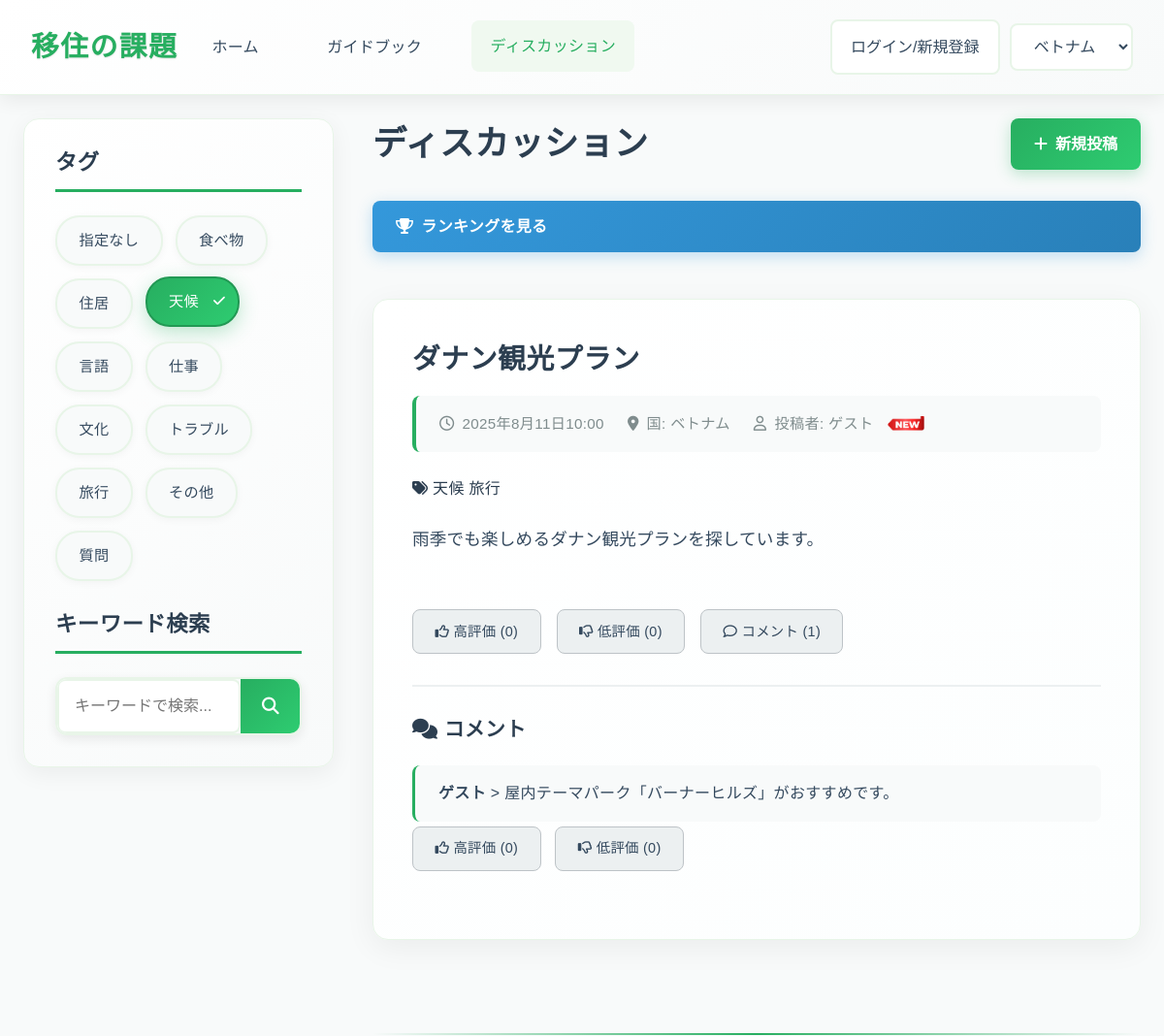
/discussions/?tag=4 (upper part), run on an earlier commit of the app's database.
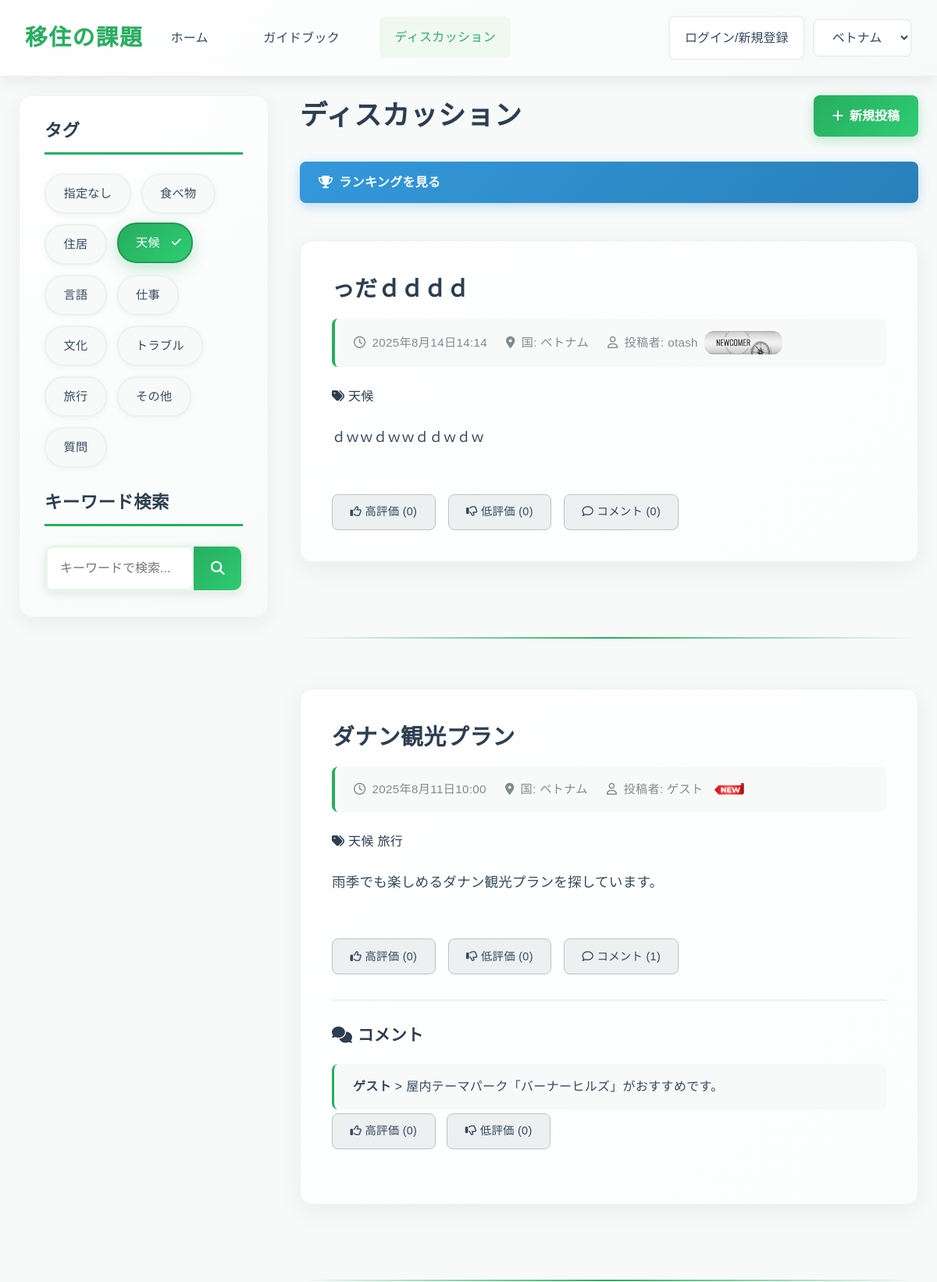
And on a later commit of the database.
### app1/models.py (models this page shows, shortened)
class Tags(models.Model):
    name=models.CharField(max_length=43,unique=True)

class  Article(models.Model):
    id=models.UUIDField(primary_key=True,default=uuid.uuid4,editable=False)
    title=models.TextField(verbose_name="title")
    country=models.TextField(verbose_name="country")
    user_name=models.TextField(default="ゲスト",verbose_name="user_name")
    body=models.TextField(verbose_name="content")
    tag=models.ManyToManyField('Tags',verbose_name="tag",null=False,blank=False)
    picture=models.ImageField(upload_to="app1/picture/",null=True,blank=True,verbose_name="picture")
    created=models.DateTimeField(auto_now_add=True,verbose_name="created_date_time")
    edited=models.DateTimeField(auto_now_add=True,verbose_name="edited_date_time")
    likes=models.IntegerField(default=0,verbose_name="likes_count")
    dislikes=models.IntegerField(default=0,verbose_name="dislikes_count")
    comments=models.IntegerField(default=0,verbose_name="comments_count")
    score=models.IntegerField(default=0,verbose_name="score")

class Comment(models.Model):
    id=models.UUIDField(primary_key=True,default=uuid.uuid4,editable=False)
    article_id=models.ForeignKey(Article,verbose_name="ArticleID",on_delete=models.CASCADE)
    user_name=models.TextField(default="ゲスト",verbose_name="user_name")
    body=models.TextField(verbose_name="comment")
    created=models.DateTimeField(auto_now_add=True,verbose_name="created_date_time")
    likes=models.IntegerField(default=0,verbose_name="likes_count")
    dislikes=models.IntegerField(default=0,verbose_name="dislikes_count")

### app1/views.py (the view, shortened to what this page needs)
class DiscussionsView(View):
    def get(self, request):
        form = ArticleModelForm()
        tag_id = request.GET.getlist('tag')
        keyword = request.GET.get('q')
        articles = Article.objects.all().order_by("-created")
        if tag_id:
            for tid in tag_id:
                articles = articles.filter(tag__id=tid)
            articles = articles.distinct()
        if keyword:
            articles = articles.filter(Q(title__icontains=keyword) | Q(body__icontains=keyword))
        for article in articles:
            try:
                if article.user_name != "ゲスト":
                    user_obj = UserName.objects.get(user_name=article.user_name)
                    score = user_obj.score
                    if score < 5:
                        article.rank1_user = True
                    elif 5 <= score < 15:
                        article.rank2_user = True
                    elif 15 <= score < 100:
                        article.rank3_user = True
                    elif 100 <= score < 500:
                        article.rank4_user = True
                    elif 500 <= score < 2000:
                        article.rank5_user = True
                    elif 2000 <= score < 5000:
                        article.rank6_user = True
                    elif 5000 <= score < 10000:
                        article.rank7_user = True
                    elif 10000 <= score < 30000:
                        article.rank8_user = True
                    elif 30000 <= score < 100000:
                        article.rank9_user = True
                    elif score >= 100000:
                        article.rank10_user = True
                    else:
                        article.rank1_user = True
                else:
                    article.is_new_user = False
            except UserName.DoesNotExist:
                article.is_new_user = False
        comments = Comment.objects.all()
        tags = Tags.objects.all()
        context = {
            'form': form,
            'articles': articles,
            'comments': comments,
            'tags': tags,
            'selected_tags': tag_id,
            'keyword': keyword
        }
        return render(request, 'app1/discussions.html', context)

### app1/forms.py
class ArticleModelForm(ModelForm):
    class Meta:
        model=Article
        fields=["title","country","tag","body","picture"]
        widgets = {
            "tag": forms.CheckboxSelectMultiple()
        }

### templates/app1/discussions.html (shortened to what the changed rows need)
<!DOCTYPE html>
<html lang="ja">
<head>
    <link rel="stylesheet" href="https://cdnjs.cloudflare.com/ajax/libs/font-awesome/6.0.0-beta3/css/all.min.css">
    <link rel="stylesheet" href="https://cdn.jsdelivr.net/npm/bootstrap@4.1.3/dist/css/bootstrap.min.css">
    <link rel="stylesheet" href="https://cdnjs.cloudflare.com/ajax/libs/font-awesome/6.4.0/css/all.min.css">
    {% load static %}
    <link rel="stylesheet" href="{% static 'app1/css/style.css' %}">
</head>
<body>
    <main class="container">
        <div class="page-content-wrapper">
            <div class="sidebar">
                <div id="discussion-tags" class="tag-list">
                    {% for tag in tags %}
                    {% if tag.id == 1 %}
                    <a href="/discussions" class="tag">{{ tag.name }}</a>
                    {% else %}
                        <a href="{% url 'app1:search' %}?tag={{ tag.id }}{% for t in selected_tags %}{% if t != tag.id|stringformat:'s' %}&tag={{ t }}{% endif %}{% endfor %}{% if keyword %}&q={{ keyword }}{% endif %}"
                        class="tag">{{tag.name}}</a>
                        {% endif %}
                    {% endfor %}
                </div>
            </div>
            <div class="main-content">
                <div style="display: flex; justify-content: space-between; align-items: center; margin-bottom: 2rem; flex-wrap: wrap; gap: 1rem;">
                    <h2 style="margin: 0;">ディスカッション</h2>
                </div>
                <div class="discussion-list">
                    <a href="{% url 'app1:ranking' %}" class="ranking-link">
                        <i class="fas fa-trophy"></i>
                        ランキングを見る
                    </a>
                    {% for article in articles %}
                    <article class="post-detail"
                            onclick="location.href='/comment/post/{{article.id}}'"
                            style="cursor: pointer;">
                        <header>
                            <h2>{{article.title}}</h2>
                            <div class="post-meta">
                                <span><i class="far fa-clock"></i> {{article.created}}</span>
                                <span><i class="fas fa-map-marker-alt"></i> 国: {{article.country}}</span>
                                <span><i class="far fa-user"></i> 投稿者: {{article.user_name}}
                                    {% if article.rank1_user %}
                                    <img class = "other-image" src="{% static 'app1/img/1.png' %}"
                                    alt="Rank1 User"
                                    style="width:100px !important; height:30px !important; vertical-align:middle !important; margin:0 !important; box-shadow:none !important; ">
                                    {% elif article.rank2_user %}
                                    <img class = "other-image" src="{% static 'app1/img/2.png' %}"
                                    alt="Rank2 User"
                                    style="width:100px !important; height:30px !important; vertical-align:middle !important; margin:0 !important; box-shadow:none !important; ">
                                    {% elif article.rank3_user %}
                                    <img class = "other-image" src="{% static 'app1/img/3.png' %}"
                                    alt="Rank3 User"
                                    style="width:100px !important; height:30px !important; vertical-align:middle !important; margin:0 !important; box-shadow:none !important; ">
                                    {% elif article.rank4_user %}
                                    <img class = "other-image" src="{% static 'app1/img/4.png' %}"
                                    alt="Rank4 User"
                                    style="width:100px !important; height:30px !important; vertical-align:middle !important; margin:0 !important; box-shadow:none !important; ">
                                    {% elif article.rank5_user %}
                                    <img class = "other-image" src="{% static 'app1/img/5.png' %}"
                                    alt="Rank5 User"
                                    style="width:100px !important; height:30px !important; vertical-align:middle !important; margin:0 !important; box-shadow:none !important; ">
                                    {% elif article.rank6_user %}
                                    <img class = "other-image" src="{% static 'app1/img/6.png' %}"
                                    alt="Rank6 User"
                                    style="width:100px !important; height:30px !important; vertical-align:middle !important; margin:0 !important; box-shadow:none !important; ">
                                    {% elif article.rank7_user %}
                                    <img class = "other-image" src="{% static 'app1/img/7.png' %}"
                                    alt="Rank7 User"
                                    style="width:100px !important; height:30px !important; vertical-align:middle !important; margin:0 !important; box-shadow:none !important; ">
                                    {% elif article.rank8_user %}
                                    <img class = "other-image" src="{% static 'app1/img/8.png' %}"
                                    alt="Rank8 User"
                                    style="width:100px !important; height:30px !important; vertical-align:middle !important; margin:0 !important; box-shadow:none !important; ">
                                    {% elif article.rank9_user %}
                                    <img class = "other-image" src="{% static 'app1/img/9.png' %}"
                                    alt="Rank9 User"
                                    style="width:100px !important; height:30px !important; vertical-align:middle !important; margin:0 !important; box-shadow:none !important; ">
                                    {% elif article.rank10_user %}
                                    <img class = "other-image" src="{% static 'app1/img/10.png' %}"
                                    alt="Rank10 User"
                                    style="width:100px !important; height:30px !important; vertical-align:middle !important; margin:0 !important; box-shadow:none !important; ">
                                    {% else %}
                                    <img class = "other-image" src="{% static 'app1/img/New.png' %}"
                                    alt="Guest"
                                    style="width:50px !important; height:15px !important; vertical-align:middle !important; margin:0 !important; box-shadow:none !important; ">
                                    {% endif %}
                            </div>
                            {% if article.tag.all %}
                            <div class="post-tags">
                                <i class="fas fa-tags"></i>
                                {% for tag in article.tag.all %}
                                <span class="post-tag">{{tag.name}}</span>
                                {% endfor %}
                            </div>
                            {% endif %}
                        </header>
                        <div class="post-content">
                            <div class="post-text">
                                <p>{{article.body}}</p>
                            </div>
                        </div>
                        <footer class="post-actions">
                            <button onclick="event.stopPropagation(); location.href='/like/add/{{article.id}}'" class="btn btn-secondary">
                                <i class="far fa-thumbs-up"></i> 高評価 ({{article.likes}})
                            </button>
                            <button onclick="event.stopPropagation(); location.href='/dislike/add/{{article.id}}'" class="btn btn-secondary">
                                <i class="far fa-thumbs-down"></i> 低評価 ({{article.dislikes}})
                            </button>
                            <button onclick="location.href='/comment/post/{{article.id}}'" class="btn btn-secondary">
                                <i class="far fa-comment"></i> コメント ({{article.comments}})
                            </button>
                        </footer>
                        {% if article.comments != 0 %}
                        <div class="comments-section">
                            <h5><i class="fas fa-comments"></i> コメント</h5>
                            <ul>
                                {% for comment in comments %}
                                {% if comment.article_id == article %}
                                <li  style="margin-bottom: 5px;">
                                    <strong>{{comment.user_name}}</strong> > {{comment.body}}
                                </li>
                                <button onclick="event.stopPropagation(); location.href='/comment/like/add/{{comment.id}}'" class="btn btn-secondary btn-sm" style="margin: 0 10px 30px 0;">
                                    <i class="far fa-thumbs-up"></i> 高評価 ({{comment.likes}})
                                </button>
                                <button onclick="event.stopPropagation(); location.href='/comment/dislike/add/{{comment.id}}'" class="btn btn-secondary btn-sm" style="margin: 0 0 30px 0;">
                                    <i class="far fa-thumbs-down"></i> 低評価 ({{comment.dislikes}})
                                </button>
                                {% endif %}
                                {% endfor %}
                            </ul>
                        </div>
                        {% endif %}
                    </article>
                    <hr>
                    {% endfor %}
                </div>
            </div>
        </div>
    </main>
</body>
</html>

What changed in the data, as far as the page shows it:
added Article: title "っだｄｄｄｄ", created "2025年8月14日14:14", country "ベトナム", user_name "otash", body "ｄｗｗｄｗｗｄｄｗｄｗ", likes "0", dislikes "0", comments "0", Tags (name "天候")
